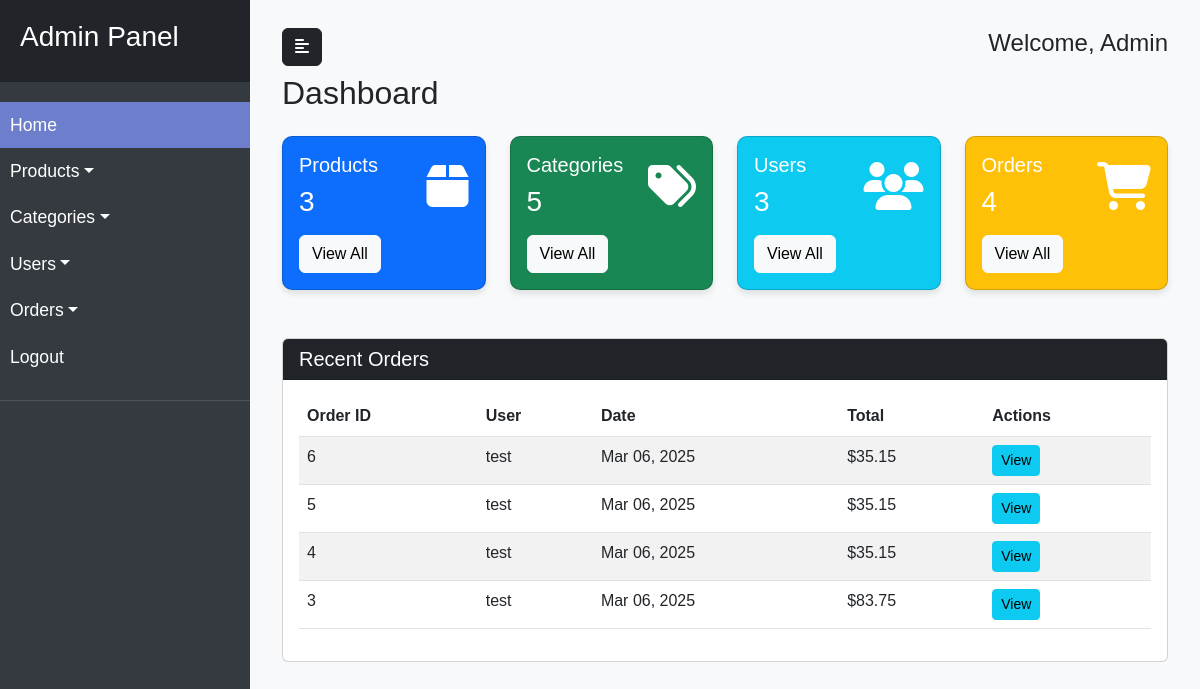
/admin.php (signed in), run on an earlier commit of the app's database.
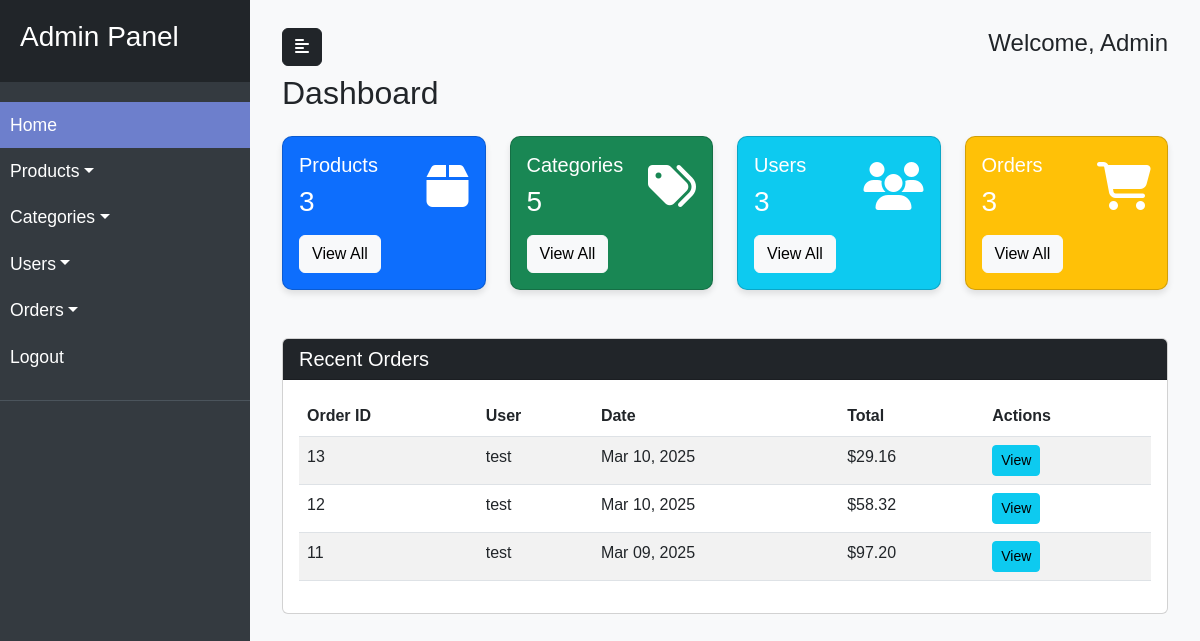
And on a later commit of the database.
### tables this page shows
CREATE TABLE `orders` (
  `OrderID` int(11) NOT NULL,
  `UserID` int(11) DEFAULT NULL,
  `OrderDate` timestamp NOT NULL DEFAULT current_timestamp(),
  `TotalAmount` decimal(10,2) NOT NULL,
  `delivery_date` date DEFAULT NULL,
  `delivery_status` enum('Pending','Shipped','Delivered') DEFAULT 'Pending',
  `shipping_address` varchar(255) NOT NULL,
  `payment_method` varchar(50) NOT NULL
);

CREATE TABLE `users` (
  `UserID` int(11) NOT NULL,
  `Username` varchar(50) NOT NULL,
  `Password` varchar(255) NOT NULL,
  `Email` varchar(100) NOT NULL,
  `PhoneNumber` varchar(20) DEFAULT NULL,
  `Role` enum('customer','admin') DEFAULT 'customer'
);

### admin.php (the view, shortened to what the changed rows need)
<?php
require_once 'db_connection.php';
?>
<!DOCTYPE html>
<html lang="en">
<head>
    <link href="https://cdn.jsdelivr.net/npm/bootstrap@5.3.0-alpha1/dist/css/bootstrap.min.css" rel="stylesheet">
    <link rel="stylesheet" href="https://cdnjs.cloudflare.com/ajax/libs/font-awesome/6.4.0/css/all.min.css">
</head>
<body>
    <div class="wrapper">
        <div id="content">
            <div class="container-fluid">
                <h2 class="mb-4">Dashboard</h2>
                <div class="row">
                    <?php
                    $orderCount = $conn->query("SELECT COUNT(*) as count FROM orders")->fetch_assoc()['count'];
                    ?>
                    <div class="col-md-3 mb-4">
                        <div class="card dashboard-card bg-warning text-white">
                            <div class="card-body">
                                <div class="d-flex justify-content-between align-items-center">
                                    <div>
                                        <h5 class="card-title">Orders</h5>
                                        <h3 class="mb-0"><?php echo $orderCount; ?></h3>
                                    </div>
                                </div>
                            </div>
                        </div>
                    </div>
                </div>
                <div class="row mt-4">
                    <div class="col-md-12">
                        <div class="card">
                            <div class="card-body">
                                <table class="table table-striped">
                                    <thead>
                                        <tr>
                                            <th>Order ID</th>
                                            <th>User</th>
                                            <th>Date</th>
                                            <th>Total</th>
                                            <th>Actions</th>
                                        </tr>
                                    </thead>
                                    <tbody>
                                        <?php
                                        $recentOrders = $conn->query("
                                            SELECT o.OrderID, u.Username, o.OrderDate, o.TotalAmount
                                            FROM orders o
                                            LEFT JOIN users u ON o.UserID = u.UserID
                                            ORDER BY o.OrderDate DESC
                                            LIMIT 5
                                        ");
                                        if ($recentOrders->num_rows > 0) {
                                            while($order = $recentOrders->fetch_assoc()) {
                                                echo "<tr>";
                                                echo "<td>" . $order['OrderID'] . "</td>";
                                                echo "<td>" . ($order['Username'] ?? 'Guest') . "</td>";
                                                echo "<td>" . date('M d, Y', strtotime($order['OrderDate'])) . "</td>";
                                                echo "<td>$" . number_format($order['TotalAmount'], 2) . "</td>";
                                                echo "<td>
                                                    <a href='orders.php?id=" . $order['OrderID'] . "' class='btn btn-sm btn-info'>View</a>
                                                </td>";
                                                echo "</tr>";
                                            }
                                        } else {
                                            echo "<tr><td colspan='5' class='text-center'>No recent orders</td></tr>";
                                        }
                                        ?>
                                    </tbody>
                                </table>
                            </div>
                        </div>
                    </div>
                </div>
            </div>
        </div>
    </div>
</body>
</html>

What changed in the data, as far as the page shows it:
removed orders: OrderID "6", UserID.Username "test", OrderDate "Mar 06, 2025", TotalAmount "35.15"
removed orders: OrderID "5", UserID.Username "test", OrderDate "Mar 06, 2025", TotalAmount "35.15"
removed orders: OrderID "4", UserID.Username "test", OrderDate "Mar 06, 2025", TotalAmount "35.15"
removed orders: OrderID "3", UserID.Username "test", OrderDate "Mar 06, 2025", TotalAmount "83.75"
added orders: OrderID "13", UserID.Username "test", OrderDate "Mar 10, 2025", TotalAmount "29.16"
added orders: OrderID "12", UserID.Username "test", OrderDate "Mar 10, 2025", TotalAmount "58.32"
added orders: OrderID "11", UserID.Username "test", OrderDate "Mar 09, 2025", TotalAmount "97.20"
Also different on the page:
$orderCount: "4" → "3"
